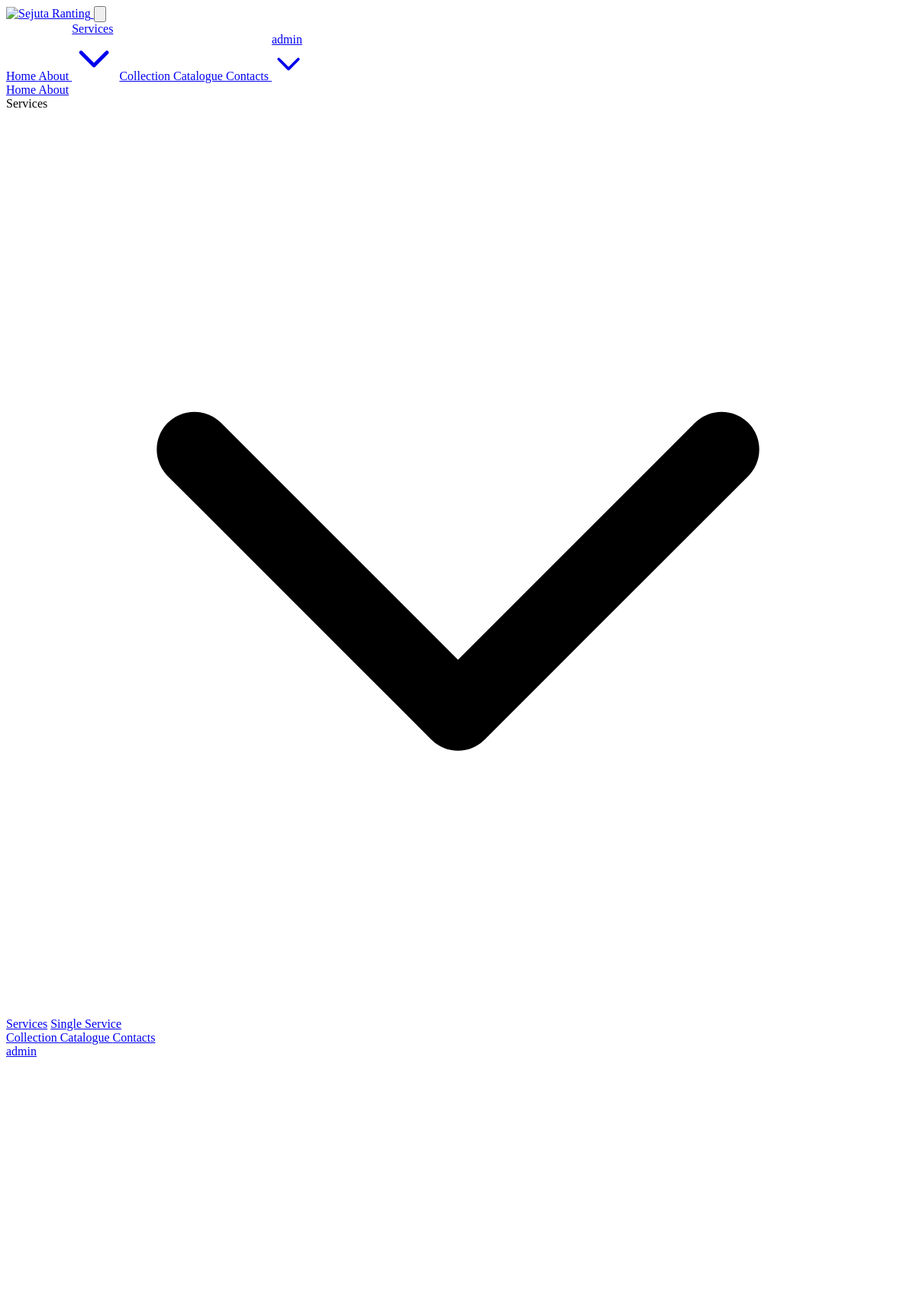
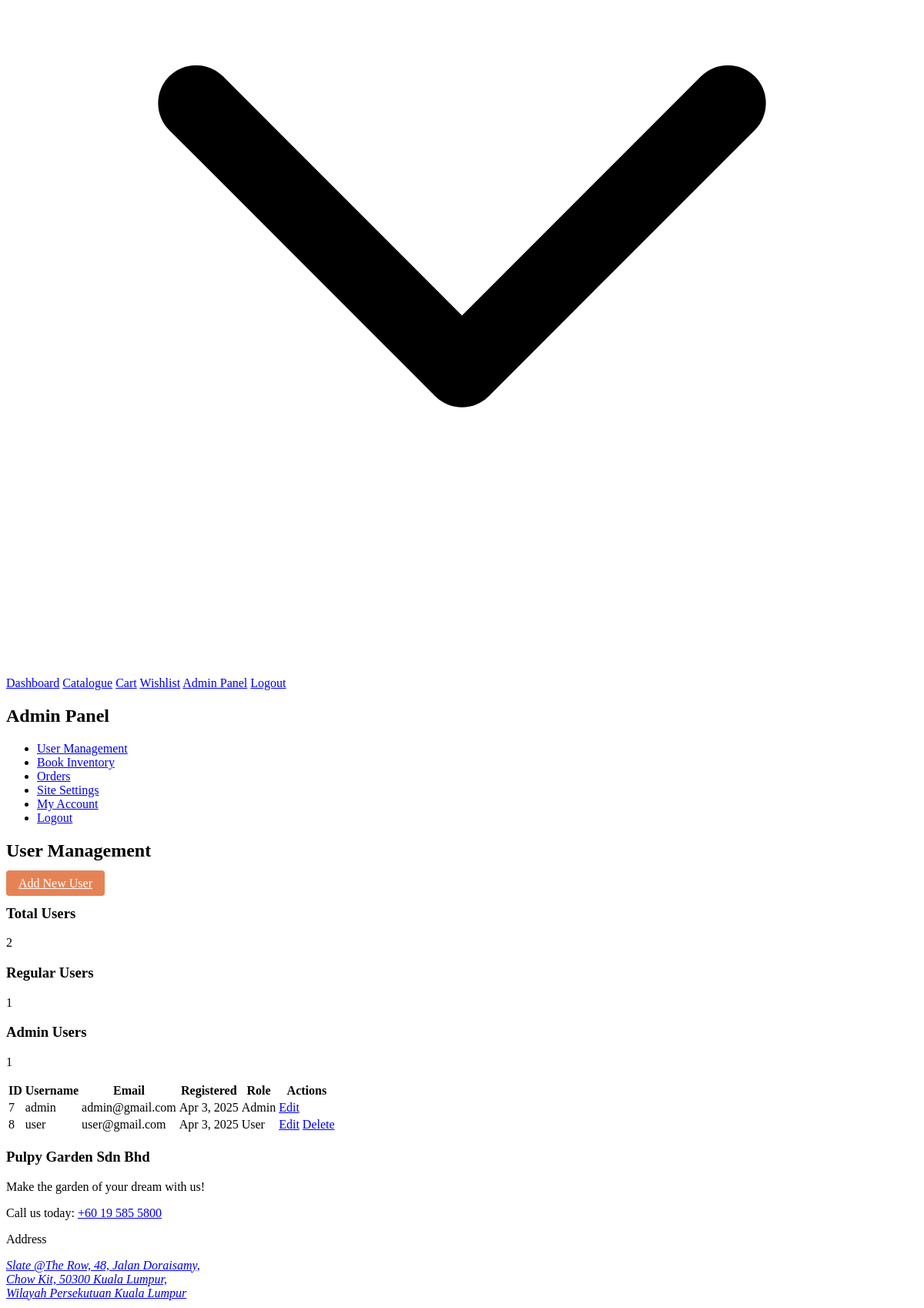
The app's page /admin.php (signed in, upper part) with its own data (2 pictures, top to bottom).
### tables this page shows
CREATE TABLE users (
                    id INTEGER PRIMARY KEY AUTOINCREMENT,
                    username TEXT NOT NULL UNIQUE,
                    email TEXT NOT NULL UNIQUE,
                    password TEXT NOT NULL,
                    created_at DATETIME DEFAULT CURRENT_TIMESTAMP,
                    is_admin INTEGER DEFAULT 0
                );

### admin.php (the view, shortened to what this page needs)
<?php
require_once 'includes/header.php';
$db = get_db_connection();
$query = $db->query("SELECT id, username, email, created_at, is_admin FROM users ORDER BY id");
$users = [];
while ($row = $query->fetchArray(SQLITE3_ASSOC)) {
    $users[] = $row;
}
$total_users = count($users);
$admin_count = 0;
foreach ($users as $user) {
    if ($user['is_admin'] == 1) {
        $admin_count++;
    }
}
?>
<section class="py-16">
    <div class="container mx-auto max-w-6xl">
        <div class="bg-white rounded-lg shadow-lg overflow-hidden">
            <div class="bg-primary text-white p-6">
                <h1 class="text-3xl font-bold">Admin Panel</h1>
            </div>
            <div class="p-6">
                <div class="flex flex-col md:flex-row">
                    <div class="md:w-1/4 mb-8 md:mb-0">
                        <ul class="space-y-2">
                            <li>
                                <a href="#" class="block px-4 py-2 bg-gray-100 rounded font-medium">User Management</a>
                            </li>
                            <li>
                                <a href="#" class="block px-4 py-2 hover:bg-gray-100 rounded">Book Inventory</a>
                            </li>
                            <li>
                                <a href="#" class="block px-4 py-2 hover:bg-gray-100 rounded">Orders</a>
                            </li>
                            <li>
                                <a href="#" class="block px-4 py-2 hover:bg-gray-100 rounded">Site Settings</a>
                            </li>
                            <li>
                                <a href="dashboard.php" class="block px-4 py-2 hover:bg-gray-100 rounded">My Account</a>
                            </li>
                            <li>
                                <a href="logout.php" class="block px-4 py-2 hover:bg-gray-100 rounded text-red-600">Logout</a>
                            </li>
                        </ul>
                    </div>
                    <div class="md:w-3/4 md:pl-8">
                        <div class="flex justify-between items-center mb-6">
                            <h2 class="text-2xl font-bold">User Management</h2>
                            <a href="#" class="btn btn-primary">Add New User</a>
                        </div>
                        <div class="grid grid-cols-1 md:grid-cols-3 gap-4 mb-8">
                            <div class="bg-blue-50 p-4 rounded-lg border border-blue-100">
                                <h3 class="font-semibold text-blue-800">Total Users</h3>
                                <p class="text-3xl font-bold text-blue-600"><?php echo $total_users; ?></p>
                            </div>
                            <div class="bg-green-50 p-4 rounded-lg border border-green-100">
                                <h3 class="font-semibold text-green-800">Regular Users</h3>
                                <p class="text-3xl font-bold text-green-600"><?php echo $total_users - $admin_count; ?></p>
                            </div>
                            <div class="bg-purple-50 p-4 rounded-lg border border-purple-100">
                                <h3 class="font-semibold text-purple-800">Admin Users</h3>
                                <p class="text-3xl font-bold text-purple-600"><?php echo $admin_count; ?></p>
                            </div>
                        </div>
                        <div class="bg-white border rounded-lg overflow-hidden">
                            <div class="overflow-x-auto">
                                <table class="min-w-full divide-y divide-gray-200">
                                    <thead class="bg-gray-50">
                                        <tr>
                                            <th scope="col" class="px-6 py-3 text-left text-xs font-medium text-gray-500 uppercase tracking-wider">ID</th>
                                            <th scope="col" class="px-6 py-3 text-left text-xs font-medium text-gray-500 uppercase tracking-wider">Username</th>
                                            <th scope="col" class="px-6 py-3 text-left text-xs font-medium text-gray-500 uppercase tracking-wider">Email</th>
                                            <th scope="col" class="px-6 py-3 text-left text-xs font-medium text-gray-500 uppercase tracking-wider">Registered</th>
                                            <th scope="col" class="px-6 py-3 text-left text-xs font-medium text-gray-500 uppercase tracking-wider">Role</th>
                                            <th scope="col" class="px-6 py-3 text-left text-xs font-medium text-gray-500 uppercase tracking-wider">Actions</th>
                                        </tr>
                                    </thead>
                                    <tbody class="bg-white divide-y divide-gray-200">
                                        <?php foreach ($users as $user): ?>
                                            <tr>
                                                <td class="px-6 py-4 whitespace-nowrap text-sm text-gray-500"><?php echo $user['id']; ?></td>
                                                <td class="px-6 py-4 whitespace-nowrap">
                                                    <div class="text-sm font-medium text-gray-900"><?php echo htmlspecialchars($user['username']); ?></div>
                                                </td>
                                                <td class="px-6 py-4 whitespace-nowrap">
                                                    <div class="text-sm text-gray-500"><?php echo htmlspecialchars($user['email']); ?></div>
                                                </td>
                                                <td class="px-6 py-4 whitespace-nowrap text-sm text-gray-500">
                                                    <?php echo date('M j, Y', strtotime($user['created_at'])); ?>
                                                </td>
                                                <td class="px-6 py-4 whitespace-nowrap">
                                                    <?php if ($user['is_admin'] == 1): ?>
                                                        <span class="px-2 inline-flex text-xs leading-5 font-semibold rounded-full bg-green-100 text-green-800">Admin</span>
                                                    <?php else: ?>
                                                        <span class="px-2 inline-flex text-xs leading-5 font-semibold rounded-full bg-gray-100 text-gray-800">User</span>
                                                    <?php endif; ?>
                                                </td>
                                                <td class="px-6 py-4 whitespace-nowrap text-sm font-medium">
                                                    <a href="#" class="text-indigo-600 hover:text-indigo-900 mr-3">Edit</a>
                                                    <?php if ($user['id'] != $_SESSION['user_id']): ?>
                                                        <a href="#" class="text-red-600 hover:text-red-900">Delete</a>
                                                    <?php endif; ?>
                                                </td>
                                            </tr>
                                        <?php endforeach; ?>
                                    </tbody>
                                </table>
                            </div>
                        </div>
                    </div>
                </div>
            </div>
        </div>
    </div>
</section>
<?php require_once 'includes/footer.php'; ?>

### includes/header.php (style rules this page uses)
.btn-primary { background-color: #E58356; color: white; padding: 0.5rem 1rem; border-radius: 0.25rem; transition: all 0.3s; }

### records on screen
users: id "7", username "admin", email "admin@gmail.com", created_at "Apr 3, 2025", is_admin "Admin"
users: id "8", username "user", email "user@gmail.com", created_at "Apr 3, 2025", is_admin "User", shows "Delete"

### other values on screen
$_SESSION['username'] "admin"
$total_users "2"
$total_users - $admin_count "1"
$admin_count "1"
